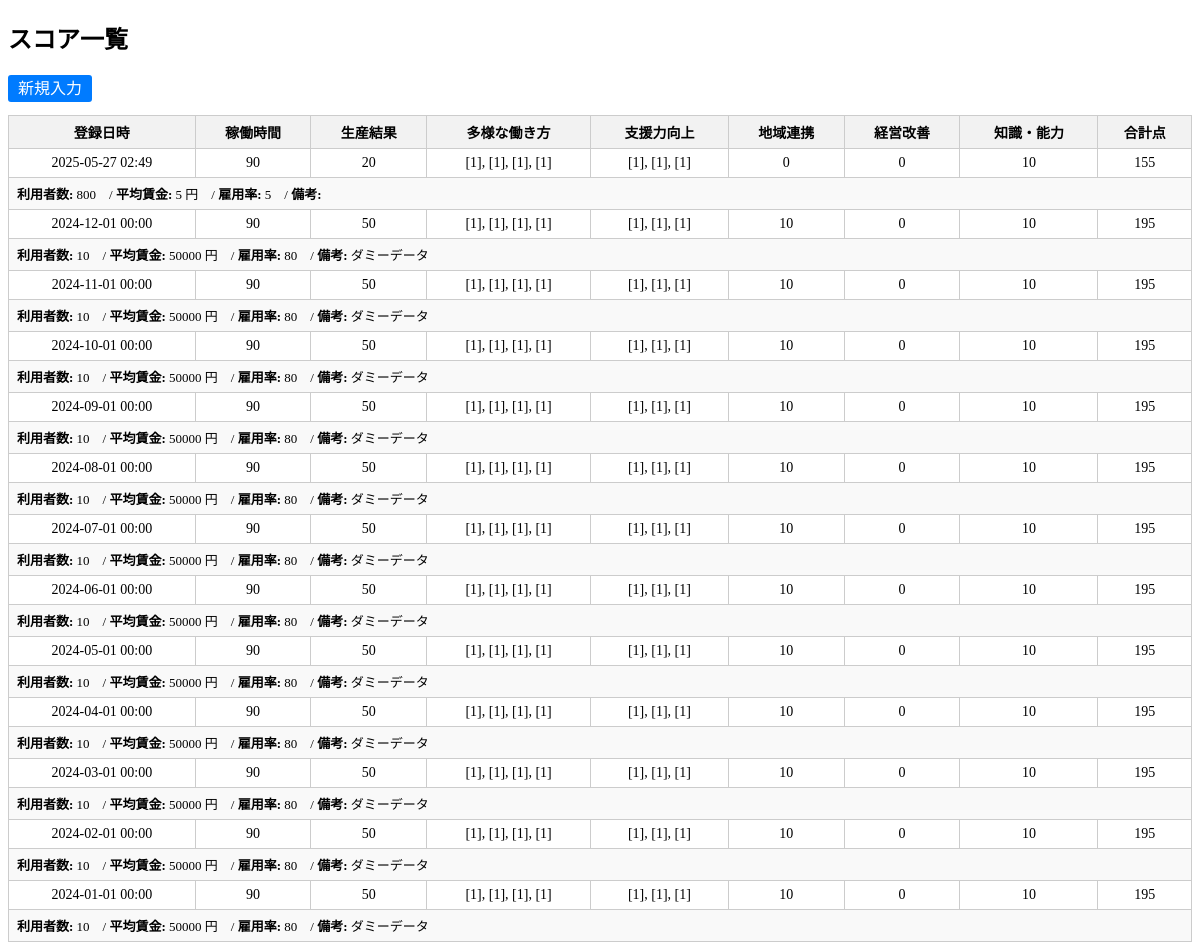
The page /score_list (signed in) on the database its author committed.
### models.py (models this page shows)
class Score(db.Model):
    id              = db.Column(db.Integer, primary_key=True)
    user_id         = db.Column(db.Integer, db.ForeignKey("user.id"), nullable=False)
    created_at      = db.Column(db.DateTime, default=datetime.utcnow)
    inputter_name = db.Column(db.String(100))
    working_hours   = db.Column(db.Integer, default=0)
    production_res  = db.Column(db.Integer, default=0)
    diversity       = db.Column(db.Text)     # CSV形式
    support_skill   = db.Column(db.Text)     # CSV形式
    regional_score  = db.Column(db.Integer, default=0)
    improve_plan    = db.Column(db.Integer, default=0)
    skill_up        = db.Column(db.Integer, default=0)
    num_users       = db.Column(db.Integer)
    average_wage    = db.Column(db.Integer)
    employment_rate = db.Column(db.Integer)
    production_json = db.Column(db.Text)     # 年度別収支（JSON）
    memo            = db.Column(db.Text)
    inputter_name   = db.Column(db.String(100))
    total           = db.Column(db.Integer, default=0)

### app.py (the view)
@app.route("/score_list")
def score_list():
    if "user_id" not in session:
        return redirect(url_for("login"))
    scores = (
        Score.query
        .filter_by(user_id=session["user_id"])
        .order_by(Score.created_at.desc())
        .all()
    )
    return render_template("score_list.html", scores=scores)

### app.py (called while the page is built)
@app.template_filter('display_diversity')
def display_diversity_filter(value):
    return display_labels(value, DIVERSITY_LABELS)

@app.template_filter('display_support_skill')
def display_support_skill_filter(value):
    return display_labels(value, SUPPORT_SKILL_LABELS)

### utils/filters.py (called while the page is built)
def display_labels(csv_string, label_dict):
    if not csv_string:
        return "-"
    keys = [s.strip() for s in csv_string.split(',')]
    return ', '.join([label_dict.get(k, f"[{k}]") for k in keys])

### templates/score_list.html (shortened to what this page needs)
<!DOCTYPE html>
<html lang="ja">
<head>
</head>
<body>
  <h2>スコア一覧</h2>
  <p><a href="{{ url_for('score_input') }}" class="button">新規入力</a></p>
  <div class="table-wrapper">
    <table>
      <thead>
        <tr>
          <th>登録日時</th>
          <th>稼働時間</th>
          <th>生産結果</th>
          <th>多様な働き方</th>
          <th>支援力向上</th>
          <th>地域連携</th>
          <th>経営改善</th>
          <th>知識・能力</th>
          <th>合計点</th>
        </tr>
      </thead>
      <tbody>
        {% for score in scores %}
        <tr>
          <td>{{ score.created_at.strftime('%Y-%m-%d %H:%M') }}</td>
          <td>{{ score.working_hours }}</td>
          <td>{{ score.production_res }}</td>
          <td>{{ score.diversity | display_diversity }}</td>
          <td>{{ score.support_skill | display_support_skill }}</td>
          <td>{{ score.regional_score }}</td>
          <td>{{ score.improve_plan }}</td>
          <td>{{ score.skill_up }}</td>
          <td>{{ score.total }}</td>
        </tr>
        <tr class="sub-row">
          <td colspan="9">
            <strong>利用者数:</strong> {{ score.num_users }}　/
            <strong>平均賃金:</strong> {{ score.average_wage }} 円　/
            <strong>雇用率:</strong> {{ score.employment_rate or '-' }}　/
            <strong>備考:</strong> <span class="memo" title="{{ score.memo }}">{{ score.memo[:50] }}{% if score.memo|length > 50 %}...{% endif %}</span>
          </td>
        </tr>
        {% else %}
        <tr><td colspan="9">スコアの記録がありません。</td></tr>
        {% endfor %}
      </tbody>
    </table>
  </div>
</body>
</html>

### templates/score_list.html (style rules this page uses)
.table-wrapper { overflow-x: auto; max-width: 100%; }
table { border-collapse: collapse; width: 100%; font-size: 14px; min-width: 1000px; }
th, td { border: 1px solid #ccc; padding: 6px 8px; text-align: center; }
th { background-color: #f2f2f2; }
.memo { max-width: 200px; white-space: nowrap; overflow: hidden; text-overflow: ellipsis; }
a.button { background-color: #007BFF; color: white; padding: 5px 10px; border-radius: 3px; text-decoration: none; }
.sub-row { background-color: #f9f9f9; }
.sub-row td { text-align: left; font-size: 13px; }

### rows shown on the page
Score: created_at "2025-05-27 02:49", working_hours "90", production_res "20", diversity|display_diversity "[1], [1], [1], [1]", support_skill|display_support_skill "[1], [1], [1]", regional_score "0", improve_plan "0", skill_up "10", total "155", num_users "800", average_wage "5", employment_rate "5"
Score: created_at "2024-12-01 00:00", working_hours "90", production_res "50", diversity|display_diversity "[1], [1], [1], [1]", support_skill|display_support_skill "[1], [1], [1]", regional_score "10", improve_plan "0", skill_up "10", total "195", num_users "10", average_wage "50000", employment_rate "80", memo "ダミーデータ"
Score: created_at "2024-11-01 00:00", working_hours "90", production_res "50", diversity|display_diversity "[1], [1], [1], [1]", support_skill|display_support_skill "[1], [1], [1]", regional_score "10", improve_plan "0", skill_up "10", total "195", num_users "10", average_wage "50000", employment_rate "80", memo "ダミーデータ"
Score: created_at "2024-10-01 00:00", working_hours "90", production_res "50", diversity|display_diversity "[1], [1], [1], [1]", support_skill|display_support_skill "[1], [1], [1]", regional_score "10", improve_plan "0", skill_up "10", total "195", num_users "10", average_wage "50000", employment_rate "80", memo "ダミーデータ"
Score: created_at "2024-09-01 00:00", working_hours "90", production_res "50", diversity|display_diversity "[1], [1], [1], [1]", support_skill|display_support_skill "[1], [1], [1]", regional_score "10", improve_plan "0", skill_up "10", total "195", num_users "10", average_wage "50000", employment_rate "80", memo "ダミーデータ"
Score: created_at "2024-08-01 00:00", working_hours "90", production_res "50", diversity|display_diversity "[1], [1], [1], [1]", support_skill|display_support_skill "[1], [1], [1]", regional_score "10", improve_plan "0", skill_up "10", total "195", num_users "10", average_wage "50000", employment_rate "80", memo "ダミーデータ"
Score: created_at "2024-07-01 00:00", working_hours "90", production_res "50", diversity|display_diversity "[1], [1], [1], [1]", support_skill|display_support_skill "[1], [1], [1]", regional_score "10", improve_plan "0", skill_up "10", total "195", num_users "10", average_wage "50000", employment_rate "80", memo "ダミーデータ"
Score: created_at "2024-06-01 00:00", working_hours "90", production_res "50", diversity|display_diversity "[1], [1], [1], [1]", support_skill|display_support_skill "[1], [1], [1]", regional_score "10", improve_plan "0", skill_up "10", total "195", num_users "10", average_wage "50000", employment_rate "80", memo "ダミーデータ"
Score: created_at "2024-05-01 00:00", working_hours "90", production_res "50", diversity|display_diversity "[1], [1], [1], [1]", support_skill|display_support_skill "[1], [1], [1]", regional_score "10", improve_plan "0", skill_up "10", total "195", num_users "10", average_wage "50000", employment_rate "80", memo "ダミーデータ"
Score: created_at "2024-04-01 00:00", working_hours "90", production_res "50", diversity|display_diversity "[1], [1], [1], [1]", support_skill|display_support_skill "[1], [1], [1]", regional_score "10", improve_plan "0", skill_up "10", total "195", num_users "10", average_wage "50000", employment_rate "80", memo "ダミーデータ"
Score: created_at "2024-03-01 00:00", working_hours "90", production_res "50", diversity|display_diversity "[1], [1], [1], [1]", support_skill|display_support_skill "[1], [1], [1]", regional_score "10", improve_plan "0", skill_up "10", total "195", num_users "10", average_wage "50000", employment_rate "80", memo "ダミーデータ"
Score: created_at "2024-02-01 00:00", working_hours "90", production_res "50", diversity|display_diversity "[1], [1], [1], [1]", support_skill|display_support_skill "[1], [1], [1]", regional_score "10", improve_plan "0", skill_up "10", total "195", num_users "10", average_wage "50000", employment_rate "80", memo "ダミーデータ"
Score: created_at "2024-01-01 00:00", working_hours "90", production_res "50", diversity|display_diversity "[1], [1], [1], [1]", support_skill|display_support_skill "[1], [1], [1]", regional_score "10", improve_plan "0", skill_up "10", total "195", num_users "10", average_wage "50000", employment_rate "80", memo "ダミーデータ"
